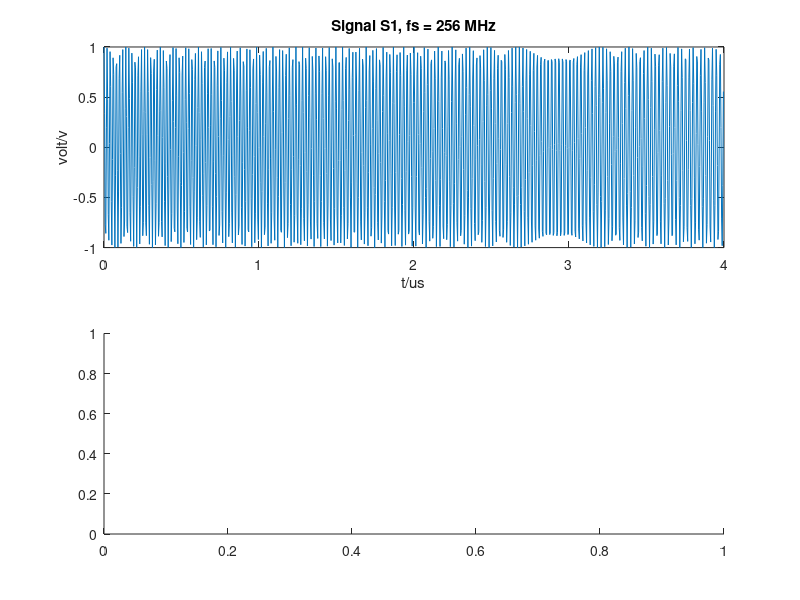
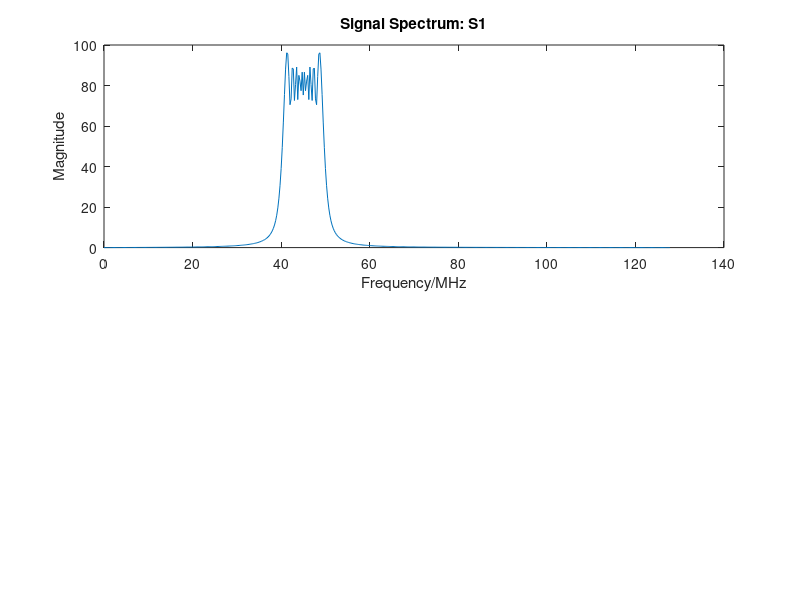

MATLAB code to generate these figures, in order: (Note: this script raises an error after producing the figures.)
%% program initialization 
clc;
close all;
clear;

fs = 256*1e6;                                      % sample frequency
t = 0:1/fs:0.000004-1/fs;                          % time length : 4us


%% generate chirp signal
X = chirp(t,50e6,0.000004,40e6);                 % linear chirp: at time=0,frequency = 100MHz; at time=2us, frequency = 50MHz.
figure(1);
subplot(2,1,1);
plot(t/1e-6,X);
str_title1 = sprintf('Signal S1, fs = %d MHz', fs/1e6);
title(str_title1);
xlabel('t/us'); ylabel('volt/v'); 


%% FFT
figure(2);
 subplot(2,1,1);
 N= length(X);
fax_bins = [0 : N-1];
fax_Hz = fax_bins*(fs/N);
X_mags = abs(fft(X));
N_2 = ceil(N/2);
plot((fax_Hz(1:N_2))/1e6, X_mags(1:N_2));
str_title2 = sprintf('Signal Spectrum: S1');
title(str_title2);
xlabel('Frequency/MHz'); ylabel('Magnitude');


%% Time vs Frequency plot
figure(1);
subplot(2,1,2);
window = hamming(128);  			% haming window
noverlap = 120; 					%overlap length
nfft = 2^nextpow2(length(window)); 	% dft number
spectrogram(X,window,noverlap,nfft,fs,'yaxis');
str_title3 = sprintf('Signal S1: Frequency vs Time');
title(str_title3);
xlabel('t/us'); ylabel('Frequency/MHz'); 


%% power spectrum
figure(2);
subplot(2,1,2);
Pout = (fft(X).^2);
Pout_db = 10*log10(abs(Pout));
plot((fax_Hz(1:N_2))/1e6, Pout_db(1:N_2))                  %% power spectrum calculated by FFT function
str_title4 = sprintf('Signal S1 Power Spectrum');
title(str_title4);
xlabel('Frequency/MHz'); ylabel('Power/dB');


%% channelization
% to be finished


%% add noise and RFI
% Vn1 = 0;                                        % noise introduced by A1 in dB
% noisePower_Lin = 10^(Vn1/10);                   % noise power in watt
%noise = 0.1*randn(1,N);        % generate noise signal
noise = rand(1,N)*0.1;

f_rfi = 45e6;                         % RFI frequency: 60M hz
S_rfi = 0.1*sin(2*pi*f_rfi*t);       % RFI at 60 MHz
Vs1 = X + noise + S_rfi;

SNR = snr(X, noise+S_rfi);           % calculate SNR
disp_snr = sprintf('SNR = %f', SNR);
disp(disp_snr);

figure(3);
subplot(3,1,1);
plot(t/1e-6,Vs1);
str_title6 = sprintf('Signal S1+noise+RFI, fs = %d MHz', fs/1e6);
title(str_title6);
xlabel('t/us'); ylabel('volt/v'); 

subplot(3,1,2);
X_mags_2 = abs(fft(Vs1));
plot((fax_Hz(1:N_2))/1e6, X_mags_2(1:N_2));
str_title5 = sprintf('Signal Spectrum: S1+noise+RFI');
title(str_title5);
xlabel('Frequency/MHz'); ylabel('Magnitude');


%% Power spectrum: Vs1+noise+RFI 

subplot(3,1,3);
Pout_2 = (fft(Vs1).^2);
Pout_2_db = 10*log10(abs(Pout_2));
plot((fax_Hz(1:N_2))/1e6, Pout_2_db(1:N_2))                  % power spectrum calculated by FFT function
str_title6 = sprintf('Signal Power Spectrum: S1+noise+RFI, SNR=%f dB',SNR);
title(str_title6);
xlabel('Frequency/MHz'); ylabel('Power/dB');

%% Tuning 
% Down conversion mixer
flo = 30e6;
LO = sin(2*pi*flo*t);

tunnedVs1 = Vs1.*LO;

ffttunnedVs1 = fft(tunnedVs1);

figure;
plot(fax_Hz(1:N_2)/1e6,abs(ffttunnedVs1(1:N_2)));

% lowpass filter
lowpassVs1 = lowpass(tunnedVs1,40e6,fs);

figure;
plot(t,lowpassVs1);

figure;
fftlowpassVs1 = fft(lowpassVs1);
plot(fax_Hz(1:N_2)/1e6,abs(fftlowpassVs1(1:N_2)));

%%  Quantization
bitWidth = 8;

posVs1 = lowpassVs1+abs(min(lowpassVs1));                                 % move origin signal above zero    
% figure;
% plot(t,posVs1);
% title('lift signal amplitude baseband');
% xlabel('t/us'); ylabel('Frequency/MHz'); 

figure;
subplot(3,1,1);
quantizedVs1 = round(posVs1*(bitWidth-1));                  % after quantization (in time domain)
plot(t,quantizedVs1);
title('Quantization result: time domain')
xlabel('t/us'); ylabel('Frequency/MHz'); 

% r=ceil(y*(Bit_Width-1));      % 
% r=floor(y*(Bit_Width-1));     % ?
%r=round(y*(Bit_Width-1));       % 

fftquantizedVs1 = fft(quantizedVs1);
S_AftQuan = abs(fftquantizedVs1(1:N_2));
S_AftQuan(1,1) = 0;

subplot(3,1,2);
plot((fax_Hz(1:N_2))/1e6, S_AftQuan);                            % after quantization (in frequency domain)
title('Quantization result: frequency domain')
xlabel('Frequency/MHz'); ylabel('Magnitude');

subplot(3,1,3);
Pout_AftQuan = (S_AftQuan.^2);
Pout_db_AftQuan = 10*log10(abs(Pout_AftQuan));
plot((fax_Hz(1:N_2))/1e6, Pout_db_AftQuan(1:N_2))                  % power spectrum calculated by FFT function

SNR_AftQuan = 6.02*bitWidth + 1.76;                                         % calculate SNR 
%Q_level = max(posVs1)-min(posVs1);                                          % calculate quantization level
Q_level = 2 + 0.2 + 0.2;
Q_noise = 2.4/(12)^0.5;                                                 % calculate Quantization noise
Q_noise_db = 10*log10(Q_noise);                                             
disp_qnoise = sprintf('Quantization noise = %f dB', Q_noise_db);
disp(disp_qnoise);
disp_snr_AftQuan = sprintf('SQNR(ideal) = %f dB', SNR_AftQuan);
disp(disp_snr_AftQuan);

str_title7 = sprintf('Quantization result: Power Spectrum, SNR(ideal)=%f dB', SNR_AftQuan);
title(str_title7);
xlabel('Frequency/MHz'); ylabel('Power/dB');

%test

